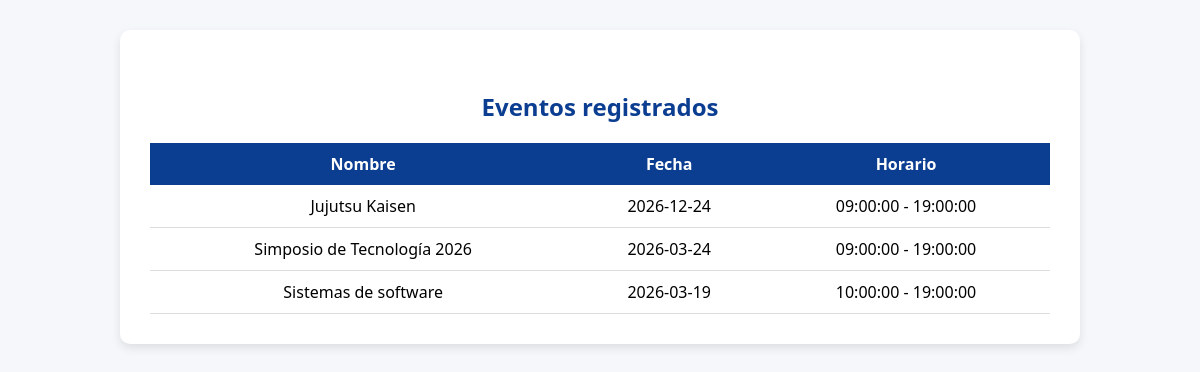
The page /SIMPOSIO/admin/lista_eventos.php on the database its author committed.
### tables this page shows
CREATE TABLE `evento` (
  `id_evento` int(11) NOT NULL,
  `titulo` varchar(150) NOT NULL,
  `descripcion` text DEFAULT NULL,
  `fecha` date NOT NULL,
  `hora_inicio` time NOT NULL,
  `hora_fin` time NOT NULL,
  `anio` int(11) NOT NULL,
  `creado_por` int(11) NOT NULL
);

### SIMPOSIO/admin/lista_eventos.php (the view, shortened to what this page needs)
<?php
require("../conexion.php");
$sql = "SELECT * FROM evento ORDER BY fecha DESC";
$resultado = mysqli_query($conexion,$sql);
?>
<!DOCTYPE html>
<html>
    <head>
        <link rel="stylesheet" href="../Css/admin.css">
    </head>
    <body>
        <div class="container">
        <h2>Eventos registrados</h2>
        <table>
            <tr>
                <th>Nombre</th>
                <th>Fecha</th>
                <th>Horario</th>
            </tr>
            <?php while($row = mysqli_fetch_assoc($resultado)): ?>
                <tr>
                    <td><?php echo $row['titulo']; ?></td>
                    <td><?php echo $row['fecha']; ?></td>
                    <td>
                        <?php echo $row['hora_inicio']." - ".$row['hora_fin']; ?>
                    </td>
                </tr>
            <?php endwhile; ?>
        </table>
        </div>
    </body>
</html>

### SIMPOSIO/Css/admin.css (style rules this page uses)
body { font-family: "Segoe UI", Arial, sans-serif; background:#f5f7fa; margin:0; padding:0; }
h1,h2 { text-align:center; color:#0b3d91; margin-top:30px; }
.container { width:90%; max-width:900px; margin:auto; margin-top:30px; background:white; padding:30px; border-radius:10px; box-shadow:0 4px 10px rgba(0,0,0,0.1); }
table { width:100%; border-collapse:collapse; margin-top:20px; }
th { background:#0b3d91; color:white; padding:10px; }
td { padding:10px; border-bottom:1px solid #ddd; text-align:center; }

### rows shown on the page
evento: titulo "Jujutsu Kaisen", fecha "2026-12-24", hora_inicio "09:00:00", hora_fin "19:00:00"
evento: titulo "Simposio de Tecnología 2026", fecha "2026-03-24", hora_inicio "09:00:00", hora_fin "19:00:00"
evento: titulo "Sistemas de software", fecha "2026-03-19", hora_inicio "10:00:00", hora_fin "19:00:00"
